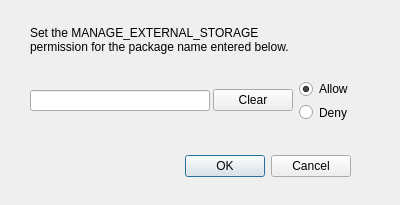
<?xml version="1.0" encoding="UTF-8"?>
<ui version="4.0">
 <class>setpDialog</class>
 <widget class="QDialog" name="setpDialog">
  <property name="geometry">
   <rect>
    <x>0</x>
    <y>0</y>
    <width>400</width>
    <height>205</height>
   </rect>
  </property>
  <property name="windowTitle">
   <string>Dialog</string>
  </property>
  <widget class="QDialogButtonBox" name="buttonBox">
   <property name="geometry">
    <rect>
     <x>180</x>
     <y>150</y>
     <width>171</width>
     <height>32</height>
    </rect>
   </property>
   <property name="orientation">
    <enum>Qt::Horizontal</enum>
   </property>
   <property name="standardButtons">
    <set>QDialogButtonBox::Cancel|QDialogButtonBox::Ok</set>
   </property>
  </widget>
  <widget class="QLabel" name="label">
   <property name="geometry">
    <rect>
     <x>30</x>
     <y>10</y>
     <width>341</width>
     <height>61</height>
    </rect>
   </property>
   <property name="text">
    <string>&lt;html&gt;&lt;head/&gt;&lt;body&gt;&lt;p&gt;Set the MANAGE_EXTERNAL_STORAGE&lt;br/&gt;permission for the package name entered below. &lt;/p&gt;&lt;/body&gt;&lt;/html&gt;</string>
   </property>
  </widget>
  <widget class="QWidget" name="setpdialog_layoutWidget">
   <property name="geometry">
    <rect>
     <x>30</x>
     <y>80</y>
     <width>323</width>
     <height>41</height>
    </rect>
   </property>
   <layout class="QHBoxLayout" name="horizontalLayout_2">
    <item>
     <layout class="QHBoxLayout" name="horizontalLayout">
      <item>
       <widget class="QLineEdit" name="pname">
        <property name="minimumSize">
         <size>
          <width>180</width>
          <height>21</height>
         </size>
        </property>
        <property name="maximumSize">
         <size>
          <width>180</width>
          <height>21</height>
         </size>
        </property>
       </widget>
      </item>
      <item>
       <widget class="QPushButton" name="pushButton">
        <property name="text">
         <string>Clear</string>
        </property>
       </widget>
      </item>
     </layout>
    </item>
    <item>
     <layout class="QVBoxLayout" name="verticalLayout">
      <item>
       <widget class="QRadioButton" name="allowButton">
        <property name="text">
         <string>Allow</string>
        </property>
        <property name="checked">
         <bool>true</bool>
        </property>
       </widget>
      </item>
      <item>
       <widget class="QRadioButton" name="denyButton">
        <property name="text">
         <string>Deny</string>
        </property>
       </widget>
      </item>
     </layout>
    </item>
   </layout>
  </widget>
 </widget>
 <resources/>
 <connections>
  <connection>
   <sender>buttonBox</sender>
   <signal>accepted()</signal>
   <receiver>setpDialog</receiver>
   <slot>accept()</slot>
   <hints>
    <hint type="sourcelabel">
     <x>248</x>
     <y>254</y>
    </hint>
    <hint type="destinationlabel">
     <x>157</x>
     <y>274</y>
    </hint>
   </hints>
  </connection>
  <connection>
   <sender>buttonBox</sender>
   <signal>rejected()</signal>
   <receiver>setpDialog</receiver>
   <slot>reject()</slot>
   <hints>
    <hint type="sourcelabel">
     <x>316</x>
     <y>260</y>
    </hint>
    <hint type="destinationlabel">
     <x>286</x>
     <y>274</y>
    </hint>
   </hints>
  </connection>
 </connections>
</ui>
